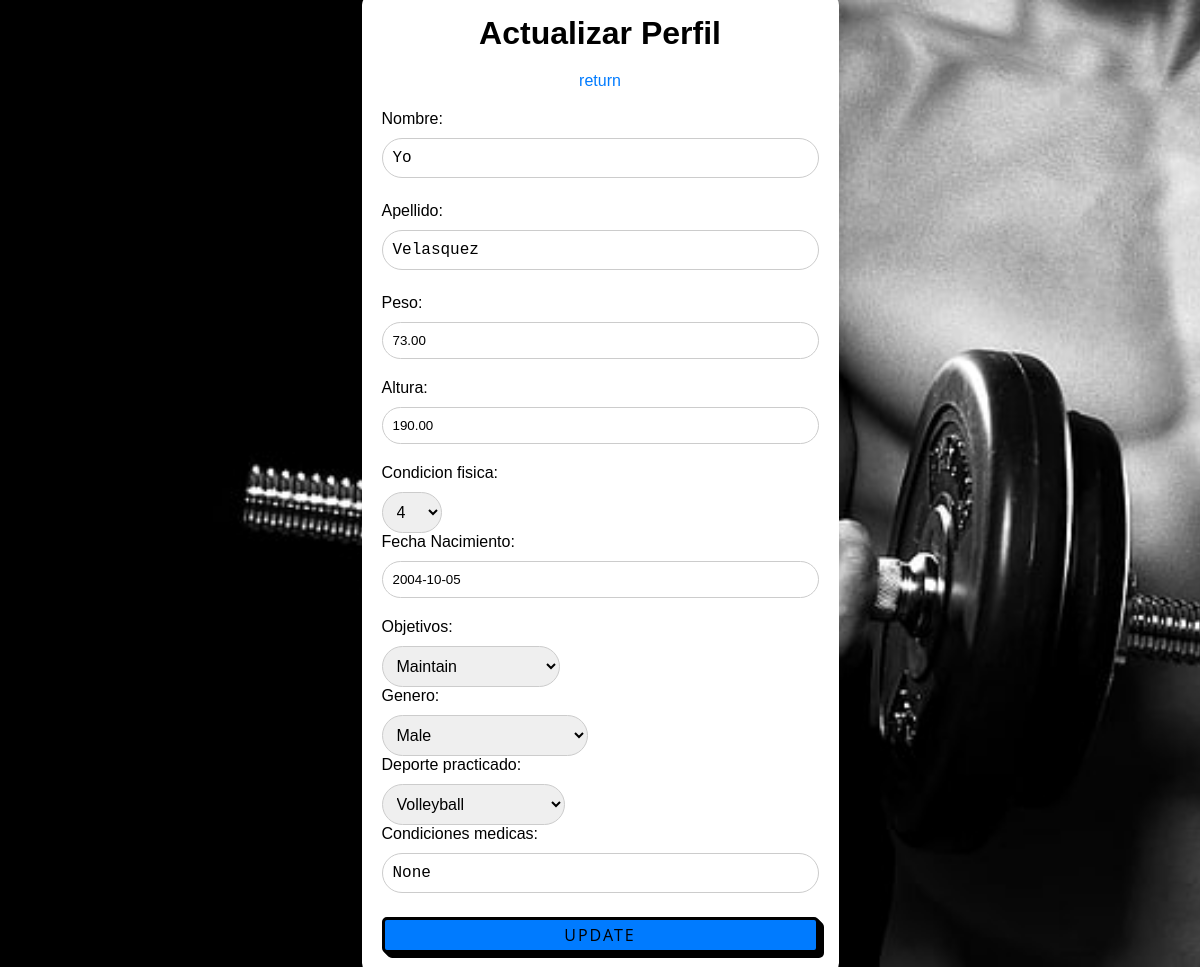
/main/profile/ (signed in), run on the app's committed database.
### gymapp/models.py (models this page shows, shortened)
class Perfil(models.Model):
    DEPORTE_CHOICES = [
        ('SOCCER', 'Soccer'),
        ('BASKETBALL', 'Basketball'),
        ('VOLLEYBALL', 'Volleyball'),
        ('UNDERWATER HOCKEY', 'Underwater Hockey'),
        ('TENNIS', 'Tennis'),
        ('TABLE TENNIS', 'Table Tennis'),
        ('ATHLETICS', 'Athletics'),
        ('CYCLING', 'Cycling'),
        ('CALISTHENICS ', 'Calisthenics'),
        ('HOCKEY ', 'Hockey'),
        ('ARCHERY ', 'Archery'),
        ('OTHER', 'Other'),
    ]
    OBJETIVOS_CHOICES = [
        ('MAXIMUM FAT LOSS','Maximum Fat Loss'),
        ('SOME FAT LOSS','Some Fat Loss'),
        ('MANTAIN','Maintain'),
        ('STEADY GAIN','Steady Gain'),
        ('GAIN','Gain'),
    ]
    GENERO_CHOICES = [
        ('MALE', 'Male'),
        ('FEMALE', 'Female'),
        ('NON_BINARY', 'Non-binary'),
        ('TRANSGENDER', 'Transgender'),
        ('GENDERQUEER', 'Genderqueer'),
        ('GENDERFLUID', 'Genderfluid'),
        ('AGENDER', 'Agender'),
        ('BIGENDER', 'Bigender'),
        ('TWO_SPIRIT', 'Two-spirit'),
        ('OTHER', 'Other'),
        ('CISGENDER', 'Cisgender'),
        ('GENDER_QUESTIONING', 'Gender questioning'),
        ('GENDER_NONCONFORMING', 'Gender nonconforming'),
        ('PANGENDER', 'Pangender'),
        ('DEMIBOY', 'Demiboy'),
        ('DEMIGIRL', 'Demigirl'),
        ('ANDROGYNE', 'Androgyne'),
        ('NEUTROIS', 'Neutrois'),
        ('GENDERFLUX', 'Genderflux'),
        ('THIRD_GENDER', 'Third gender'),
        ('BI_GENDER', 'Bi-gender'),
        ('GENDER_EXPANSIVE', 'Gender expansive'),
        ('GENDER_VARIANT', 'Gender variant'),
        ('INTERSEX', 'Intersex'),
        ('THIRD_SEX', 'Third sex'),
        ('MAHORAGA', 'Mahoraga'),
        ('ITACHI', 'Itachi'),
        ('BOEING_AH_64_APACHE', 'Boeing AH-64 Apache'),
        ('GOKU', 'Goku'),
        ('DECEPTICON', 'Decepticon'),
        ('OPTIMUS_PRIME', 'Optimus prime'),
        ('PERRO', 'Perro'),
        ('GATO', 'Gato'),
        ('OBAMA', 'Obama'),
        ('NONE', 'None'),
        ('PREFER_NOT_TO_SAY', 'Prefer Not to Say'),
    ]
    user = models.OneToOneField(User, on_delete=models.CASCADE)
    nombre = models.TextField(default=None)
    apellido = models.TextField(default='', null=True)
    peso = models.DecimalField(max_digits=5, decimal_places=2)
    altura = models.DecimalField(max_digits=5, decimal_places=2)
    condicion_fisica = models.IntegerField(choices=CondicionFisica.choices, default=None)
    fecha_Nacimiento = models.DateField(default=None)
    def calcular_edad(self):
        today = date.today()
        edad = today.year - self.fecha_nacimiento.year - ((today.month, today.day) < (self.fecha_nacimiento.month, self.fecha_nacimiento.day))
        return edad
    edad = property(calcular_edad)
    objetivos = models.CharField(max_length=21, choices=OBJETIVOS_CHOICES, default='MANTAIN')
    genero = models.CharField(max_length=20, choices=GENERO_CHOICES, default='NONE')
    deporte_practicado = models.CharField(max_length=21, choices=DEPORTE_CHOICES, default='OTROS')
    fecha_de_registro = models.DateField(default=None)
    condiciones_medicas = models.TextField(default=None)

### gymapp/views.py (the view)
# urls.py: path('main/profile/', gymappViews.profile, name='profile'),
@login_required
def profile(request):
    if request.method == 'GET':
        perfil = get_object_or_404(Perfil,user = request.user)
        form = PerfilForm(instance=perfil)
        return render(request,'profile.html',{'perfil' : perfil,'form':form} )
    else:
        perfil = get_object_or_404(Perfil,user = request.user)
        form = PerfilForm(request.POST, instance=perfil)
        form.save()
        return redirect('main')

### gymapp/forms.py
class PerfilForm(ModelForm):
    class Meta:
        model = Perfil
        fields = ['nombre','apellido','peso','altura','condicion_fisica','fecha_Nacimiento','objetivos','genero','deporte_practicado','condiciones_medicas']

### gymapp/templates/profile.html (shortened to what this page needs)
<!DOCTYPE html>
<html lang="en">
<head>
</head>
<body>
    <div class="cover">
        <div class="container">
            <h1>Actualizar Perfil</h1>
            <a href="/main" class="return-link">return</a>
            <form method="POST">
                {{ form.as_p }}
                <button class="btn" type="submit">Update</button>
            </form>
        </div>
    </div>
</body>
</html>

### gymapp/templates/profile.html (style rules this page uses)
* { margin: 0; padding: 0; box-sizing: border-box; }
.cover { background-image: url('/static/images/third.jpg') !important; background-position: center center; background-repeat: no-repeat; background-size: cover; background-attachment: fixed; position: absolute; top: 0; left: 0; width: 100%; height: 100%; display: flex; justify-content: center; align-items: center; }
body { font-family: Arial, sans-serif; background-color: #f0f0f0; padding: 20px; }
.container { max-width: 600px; margin: 0 auto; background-color: #fff; padding: 20px; border-radius: 10px; box-shadow: 0 0 10px rgba(0, 0, 0, 0.1); }
h1 { text-align: center; margin-bottom: 20px; }
form { margin-top: 20px; }
label { display: block; margin-bottom: 10px; }
input[type="text"], input[type="number"], textarea { width: 100%; padding: 10px; margin-bottom: 20px; border: 1px solid #ccc; border-radius: 5px; }
button { display: block; width: 100%; padding: 10px; background-color: #007bff; color: #fff; border: none; border-radius: 5px; cursor: pointer; }
.return-link { display: block; text-align: center; margin-top: 20px; text-decoration: none; color: #007bff; }
input[type="text"] { border-radius: 50px; padding: 10px; border: 1px solid #ccc; }
input[type="number"] { border-radius: 50px; padding: 10px; border: 1px solid #ccc; }
select { border-radius: 50px; padding: 10px; border: 1px solid #ccc; outline: none; font-size: 16px; }
textarea { border-radius: 50px; padding: 10px; border: 1px solid #ccc; outline: none; font-size: 16px; resize: none; width: 100%; height: 40px; box-sizing: border-box; }
.btn { font-family: "Open Sans", sans-serif; font-size: 16px; letter-spacing: 2px; text-decoration: none; text-transform: uppercase; color: #000; cursor: pointer; border: 3px solid; padding: 0.25em 0.5em; box-shadow: 1px 1px 0px 0px, 2px 2px 0px 0px, 3px 3px 0px 0px, 4px 4px 0px 0px, 5px 5px 0px 0px; position: relative; user-select: none; -webkit-user-select: none; touch-action: manipulation; }

### data on the page
Perfil: nombre "Yo", apellido "Velasquez", peso "73.00", altura "190.00", condicion_fisica "4", fecha_Nacimiento "2004-10-05", objetivos "Maintain", genero "Male", deporte_practicado "Volleyball", condiciones_medicas "None"
